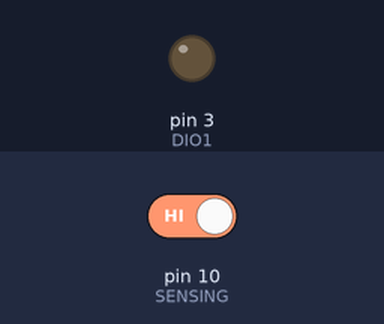
Bench run of a sketch on a simulated Arduino Uno, built with avr-gcc and run on an emulated ATmega328P. On the bench: output pins drawn as LEDs (lit = HIGH). The test bench sets the inputs (shaded band); at power-on: pin 10 (SENSING) HIGH.

Above: at 1.2 s.
1.3 s: pin 10 (SENSING) driven LOW
At 2.2 s:
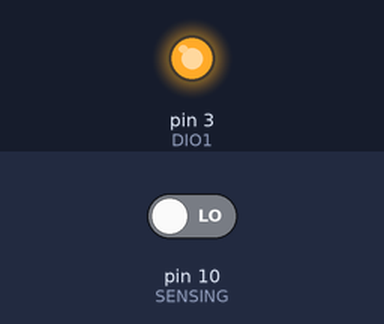
2.8 s: pin 10 (SENSING) driven HIGH
At 3.3 s:
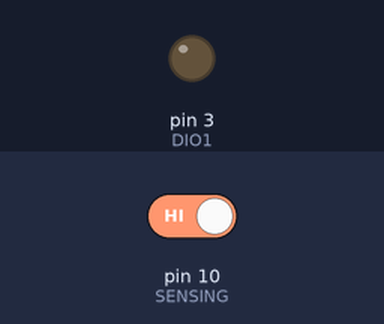
Timing chart, 0 to 5.8 s (numbered marks = the images above; inputs shaded):
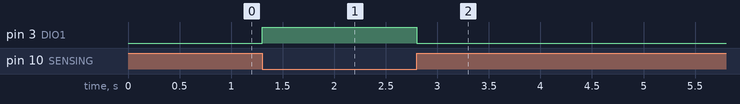

The sketch:

sketch_jun20a.ino
```cpp
#define SENSING 10
#define DIO1 3
#include <Arduino.h>


int isObstacle = HIGH;

void setup() {
  // put your setup code here, to run once:
  pinMode(DIO1, OUTPUT);
  pinMode(SENSING, INPUT);
  digitalWrite(DIO1, HIGH);
}

void loop() {

  if(isObstacle != digitalRead(SENSING)){
    isObstacle = digitalRead(SENSING);
  }

  if(isObstacle == LOW){
    digitalWrite(DIO1, HIGH);
  }else{
    digitalWrite(DIO1, LOW);
  }

}
```

Measured:
- after the input at 1.3 s, pin 3 (DIO1): LOW → HIGH at once
- after the input at 2.8 s, pin 3 (DIO1): HIGH → LOW at once
